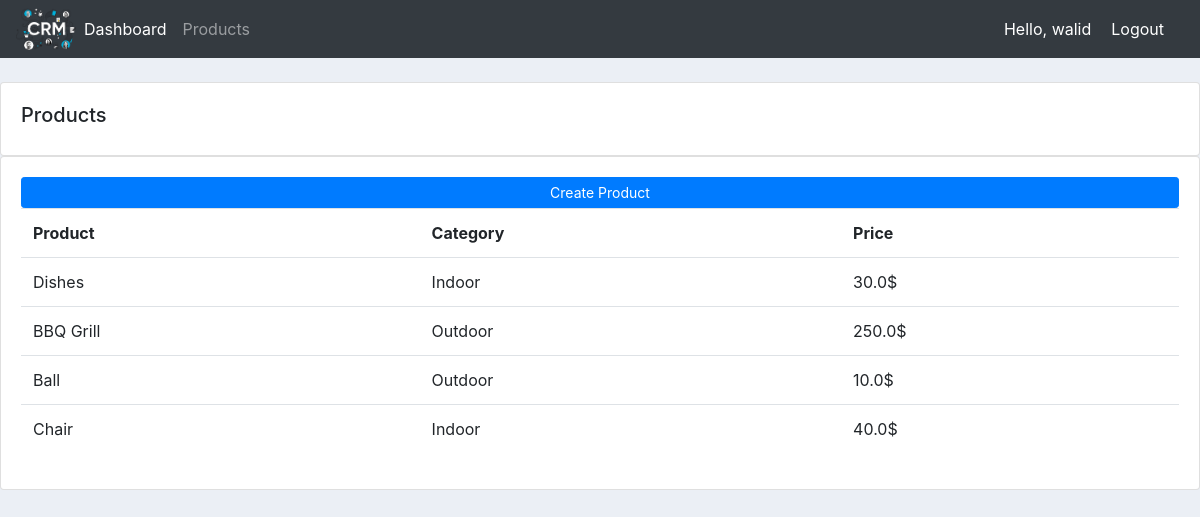
The page /products/ (signed in) on the database its author committed.
### accounts/models.py (models this page shows, shortened)
class Product(models.Model):
    CATEGORY = (
        ('Indoor','Indoor'),
        ('Outdoor','Outdoor'),
    )
    name =  models.CharField(max_length=200, null=True)
    price =  models.FloatField(null=True)
    category =  models.CharField(max_length=200, null=True, choices=CATEGORY)
    description =  models.CharField(max_length=200, null=True, blank=True) #blank means can make it blank.
    date_created = models.DateTimeField(auto_now_add=True, null=True)
    tags = models.ManyToManyField(Tag) #Many to many rel.

### accounts/decorators.py (the view)
        def wrapper_func(request, *args, **kwargs):
            group = None
            if request.user.groups.exists():
                group = request.user.groups.all()[0].name
            if group in allowed_roles:
                return view_func(request, *args, **kwargs)
            else:
                return HttpResponse('You are not authorized to view this page.')

### accounts/views.py (called while the page is built)
@login_required(login_url='login')
@allowed_users(allowed_roles=['admin'])
def products(request):
    products = Product.objects.all()
    return render(request, 'accounts/products.html',{'products':products})

### accounts/templates/accounts/products.html
{% extends 'accounts/main.html' %}
{% block content %}
<br>
<div class="row">
    <div class="col-md">
        <div class="card card-body">
            <h5>Products</h5>
        </div>
        <div class="card card-body">
            <a class="btn btn-primary  btn-sm btn-block" href="{% url 'create_product' %}">Create Product</a>
            <table class="table">
                <tr>
                    <th>Product</th>
                    <th>Category</th>
                    <th>Price</th>
                </tr>
                {% for product in products %}
                    <tr>
                        <td>{{product.name}}</td>
                        <td>{{product.category}}</td>
                        <td>{{product.price}}{{"$"}}</td>
                    </tr>
                {% endfor %}
            </table>
        </div>
    </div>
</div>
{% endblock %}

### accounts/templates/accounts/navbar.html (shortened to what this page needs)
{% load static %}
<nav class="navbar navbar-expand-lg navbar-dark bg-dark">
    <img src="{% static 'images/logo.png' %}" width="60">
    <div class="collapse navbar-collapse" id="navbarNav">
      <ul class="navbar-nav">
        {% if request.user.is_staff %}
        <li class="nav-item active">
          <a class="nav-link" href="{% url 'home' %}">Dashboard</a>
        </li>
        <li class="nav-item">
          <a class="nav-link" href="{% url 'products' %}">Products</a>
        </li>
        {% else %}
        <li class="nav-item">
          <a class="nav-link" href="{% url 'account' %}">Settings</a>
        </li>
        {% endif %}
      </ul>
    </div>
    <span class="hello-msg">Hello, {{request.user}} </span>
    <span><a class="hello-msg" href="{% url 'logout' %}">Logout</a></span>
  </nav>

### static/css/main.css (style rules this page uses)
body { background-color: #ebeff5; }

### accounts/templates/accounts/navbar.html (style rules this page uses)
.hello-msg { font-size: 18x; color: #fff; margin-right: 20px; }

### rows shown on the page
Product: name "Dishes", category "Indoor", price "30.0", value "$"
Product: name "BBQ Grill", category "Outdoor", price "250.0", value "$"
Product: name "Ball", category "Outdoor", price "10.0", value "$"
Product: name "Chair", category "Indoor", price "40.0", value "$"

### other values the page prints
{{ request.user }} "walid"
